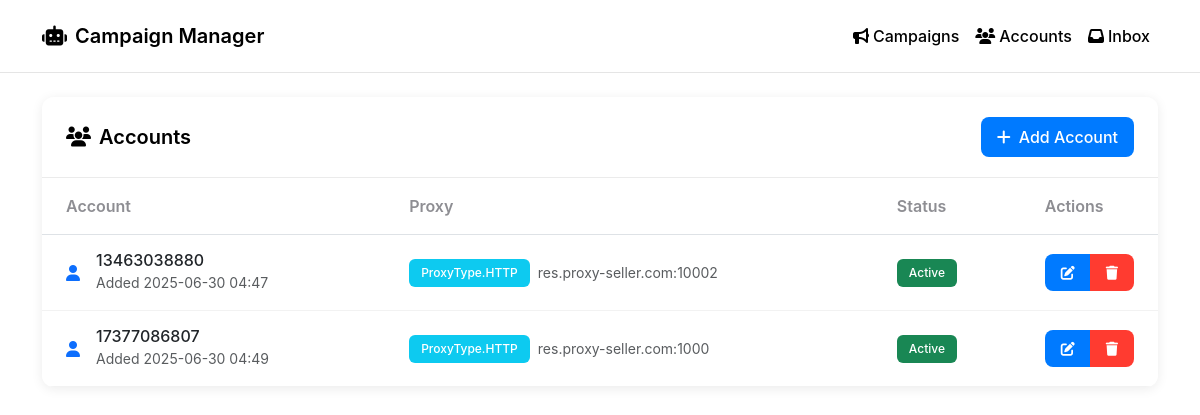
Screenshot of /accounts with the database file from the repository.
### models.py (models this page shows)
class Account(db.Model):
    id = db.Column(db.Integer, primary_key=True)
    login_type = db.Column(db.Enum(LoginType), nullable=False)
    login = db.Column(db.String(255), unique=True, nullable=False)
    password = db.Column(db.String(255), nullable=False)
    proxy_type = db.Column(db.Enum(ProxyType), nullable=True)
    proxy_host = db.Column(db.String(255), nullable=True)
    proxy_port = db.Column(db.Integer, nullable=True)
    proxy_username = db.Column(db.String(255), nullable=True)
    proxy_password = db.Column(db.String(255), nullable=True)
    is_active = db.Column(db.Boolean, default=True)
    created_at = db.Column(db.DateTime, default=datetime.utcnow)
    updated_at = db.Column(db.DateTime, default=datetime.utcnow, onupdate=datetime.utcnow)

### app.py (the view)
@app.route('/accounts', methods=['GET', 'POST'])
def accounts():
    form = AccountForm()
    if form.validate_on_submit():
        try:
            logger.info(f"Creating account with {form.login_type.data}: {form.login.data}")
            proxy_type = None
            proxy_host = None
            proxy_port = None
            proxy_username = None
            proxy_password = None
            if form.proxy_type.data:
                proxy_type = ProxyType[form.proxy_type.data]
                proxy_host = form.proxy_host.data
                proxy_port = form.proxy_port.data
                proxy_username = form.proxy_username.data
                proxy_password = form.proxy_password.data
            account = Account(
                login_type=LoginType[form.login_type.data.upper()],
                login=form.login.data,
                password=form.password.data,
                proxy_type=proxy_type,
                proxy_host=proxy_host,
                proxy_port=proxy_port,
                proxy_username=proxy_username,
                proxy_password=proxy_password,
                is_active=True
            )
            db.session.add(account)
            db.session.commit()
            if request.headers.get('X-Requested-With') == 'XMLHttpRequest':
                return jsonify({
                    'status': 'success',
                    'message': 'Account added successfully!'
                })
            flash('Account added successfully!', 'success')
            logger.info(f"Account created successfully: {account.id}")
            return redirect(url_for('accounts'))
        except Exception as e:
            db.session.rollback()
            logger.error(f"Error creating account: {str(e)}")
            if request.headers.get('X-Requested-With') == 'XMLHttpRequest':
                return jsonify({
                    'status': 'error',
                    'message': f'Error creating account: {str(e)}'
                })
            flash(f'Error creating account: {str(e)}', 'danger')
    else:
        if form.errors:
            logger.error(f"Form validation errors: {form.errors}")
            if request.headers.get('X-Requested-With') == 'XMLHttpRequest':
                return jsonify({
                    'status': 'error',
                    'message': 'Validation error',
                    'errors': form.errors
                })
            for field, errors in form.errors.items():
                for error in errors:
                    flash(f'{field}: {error}', 'danger')
    accounts = Account.query.all()
    return render_template('accounts.html', form=form, accounts=accounts)

### templates/accounts.html (shortened to what this page needs)
{% extends "base.html" %}
{% block content %}
<div class="row g-4">
    <div class="col-12">
        <div class="card fade-in">
            <div class="card-header d-flex justify-content-between align-items-center">
                <h5 class="card-title mb-0">
                    <i class="fas fa-users me-2"></i>Accounts
                </h5>
                <div>
                    <button class="btn btn-primary" data-bs-toggle="modal" data-bs-target="#newAccountModal">
                        <i class="fas fa-plus me-2"></i>Add Account
                    </button>
                </div>
            </div>
            <div class="card-body p-0">
                    <div class="table-responsive">
                    <table class="table table-hover mb-0">
                            <thead>
                                <tr>
                                <th>Account</th>
                                    <th>Proxy</th>
                                    <th>Status</th>
                                <th style="width: 120px">Actions</th>
                                </tr>
                            </thead>
                            <tbody>
                                {% for account in accounts %}
                                <tr>
                                <td>
                                    <div class="d-flex align-items-center">
                                        <div class="account-icon me-3">
                                            <i class="fas fa-user text-primary"></i>
                                        </div>
                                        <div>
                                            <h6 class="mb-0">{{ account.login }}</h6>
                                            <small class="text-muted">Added {{ account.created_at.strftime('%Y-%m-%d %H:%M') }}</small>
                                        </div>
                                    </div>
                                </td>
                                <td>
                                    <div class="d-flex align-items-center">
                                        {% if account.proxy_type %}
                                        <span class="badge bg-info me-2">{{ account.proxy_type }}</span>
                                        <small class="text-muted">{{ account.proxy_host }}:{{ account.proxy_port }}</small>
                                        {% else %}
                                        <span class="badge bg-secondary">No Proxy</span>
                                        {% endif %}
                                    </div>
                                    </td>
                                    <td>
                                    <span class="badge {% if account.is_active %}bg-success{% else %}bg-danger{% endif %}">
                                        {{ 'Active' if account.is_active else 'Inactive' }}
                                    </span>
                                    </td>
                                    <td>
                                    <div class="btn-group">
                                        <button class="btn btn-sm btn-primary edit-account" data-bs-toggle="modal" data-bs-target="#editAccountModal"
                                                data-account-id="{{ account.id }}"
                                                data-account-login="{{ account.login }}"
                                                data-account-password="{{ account.password }}"
                                                data-account-proxy-type="{{ account.proxy_type }}"
                                                data-account-proxy-host="{{ account.proxy_host }}"
                                                data-account-proxy-port="{{ account.proxy_port }}"
                                                data-account-proxy-username="{{ account.proxy_username }}"
                                                data-account-proxy-password="{{ account.proxy_password }}">
                                            <i class="fas fa-edit"></i>
                                        </button>
                                        <button class="btn btn-sm btn-danger delete-account" data-account-id="{{ account.id }}" data-account-login="{{ account.login }}">
                                                <i class="fas fa-trash"></i>
                                            </button>
                                    </div>
                                    </td>
                                </tr>
                                {% endfor %}
                            </tbody>
                        </table>
                </div>
                    </div>
                </div>
            </div>
        </div>
{% endblock %}

### templates/base.html (style rules this page uses)
:root { --primary-color: #007AFF; --success-color: #34C759; --warning-color: #FF9500; --danger-color: #FF3B30; --text-primary: #000000; --text-secondary: #8E8E93; --background-primary: #FFFFFF; --background-secondary: #F2F2F7; --border-radius: 12px; --transition-speed: 0.3s; }
body { font-family: -apple-system, BlinkMacSystemFont, 'Segoe UI', Roboto, Oxygen, Ubuntu, Cantarell, sans-serif; background-color: var(--background-primary); color: var(--text-primary); line-height: 1.5; -webkit-font-smoothing: antialiased; }
.card { border: none; border-radius: var(--border-radius); box-shadow: 0 2px 12px rgba(0, 0, 0, 0.08); transition: transform var(--transition-speed), box-shadow var(--transition-speed); background: var(--background-primary); overflow: hidden; }
.card-header { background: var(--background-primary); border-bottom: 1px solid rgba(0, 0, 0, 0.08); padding: 1.25rem 1.5rem; }
.card-title { font-weight: 600; margin: 0; color: var(--text-primary); }
.card-body { padding: 1.5rem; }
.btn { border-radius: 8px; padding: 0.5rem 1rem; font-weight: 500; transition: all var(--transition-speed); }
.btn-primary { background: var(--primary-color); border: none; }
.btn-danger { background: var(--danger-color); border: none; }
.table { margin: 0; }
.table th { font-weight: 600; color: var(--text-secondary); border-top: none; padding: 1rem 1.5rem; }
.table td { padding: 1rem 1.5rem; vertical-align: middle; border-color: rgba(0, 0, 0, 0.05); }
.badge { padding: 0.5rem 0.75rem; font-weight: 500; border-radius: 6px; }
.fade-in { animation: fadeIn 0.3s ease-out; }

### rows the page displays
Account: login "13463038880", created_at "2025-06-30 04:47", proxy_type "ProxyType.HTTP", proxy_host "res.proxy-seller.com", proxy_port "10002", is_active "Active"
Account: login "17377086807", created_at "2025-06-30 04:49", proxy_type "ProxyType.HTTP", proxy_host "res.proxy-seller.com", proxy_port "1000", is_active "Active"
